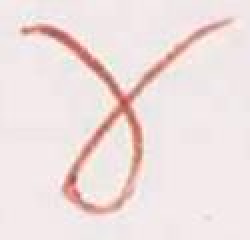
#> input picture exercise5/introml_ex5/images/train/CLASS_0/kaktovik-002_rot_2.jpg, 125 x 120 px, found by its file name (shown 2 times larger); its folder holds only this picture in this run
$ python main.py
#> lines starting #> are read from the running program, lines starting #| are printed output that depends on the picture
import os
import numpy as np
from sklearn.linear_model import LogisticRegression
from skimage.io import imread
from skimage.transform import resize

from knn import KNNClassifier
from visualization import plot_confusion_matrix, plot_accuracy_comparison
from evaluation import confusion_matrix


# Paths
TRAIN_DIR = r'images\train'
TEST_DIR = r'images\test'
IMG_SIZE = (64, 64)

def load_images_labels(folder):
    """
    Loads images and their labels from a directory structure.

    Args:
        folder (str): Path to the main folder containing subfolders for each class.

    Returns:
        images (np.ndarray): Array of flattened image data.
        labels (np.ndarray): Array of labels corresponding to each image.
    """
#> called with folder = 'images\\train'
    images = []
    labels = []
    for label in os.listdir(folder):
        class_dir = os.path.join(folder, label)
        if not os.path.isdir(class_dir):
            continue  # Skip files, only process directories
        for fname in os.listdir(class_dir):
            fpath = os.path.join(class_dir, fname)
            img = imread(fpath, as_gray=True)  # Read image in grayscale
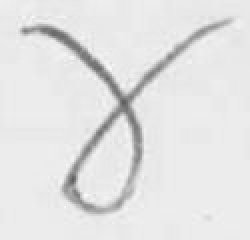
#> img: shape (120, 125) float64 (shown 2 times larger); min 0.371, max 0.985, mean 0.892
            img = resize(img, IMG_SIZE, anti_aliasing=True)  # Resize image
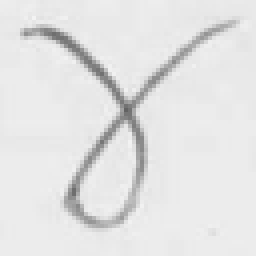
#> img: shape (64, 64) float64 (shown 4 times larger); min 0.387, max 0.956, mean 0.892
            images.append(img.flatten())  # Flatten image to 1D array
            labels.append(label)  # Use numeric part as label
#> pass 2 of the loop in load_images_labels, `for label in os.listdir(folder):`:
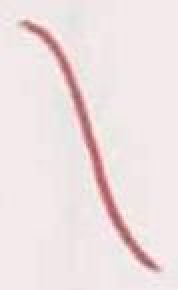
#> input picture exercise5/introml_ex5/images/train/CLASS_1/kaktovik-008_rot_2.jpg, 89 x 145 px, found by its file name (shown 2 times larger)
#> in load_images_labels, `img = imread(fpath, as_gray=True)`:
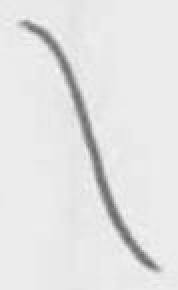
#> img: shape (145, 89) float64 (shown 2 times larger); min 0.393, max 0.969, mean 0.896
#> in load_images_labels, `img = resize(img, IMG_SIZE, anti_aliasing=True)`:
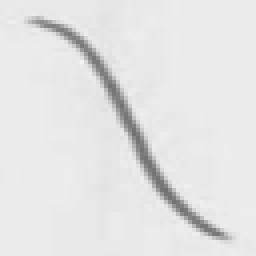
#> img: shape (64, 64) float64 (shown 4 times larger); min 0.442, max 0.955, mean 0.896
#> pass 3 of the loop in load_images_labels, `for label in os.listdir(folder):`:
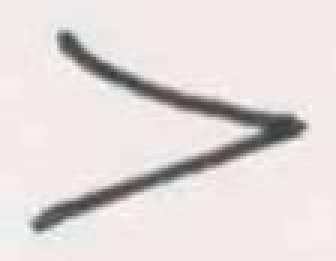
#> input picture exercise5/introml_ex5/images/train/CLASS_10/kaktovik-026_rot_1.jpg, 112 x 87 px, found by its file name (shown 3 times larger)
#> in load_images_labels, `img = resize(img, IMG_SIZE, anti_aliasing=True)`:
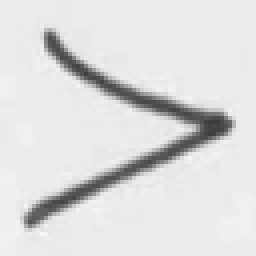
#> img: shape (64, 64) float64 (shown 4 times larger); min 0.237, max 0.968, mean 0.867
    return np.array(images), np.array(labels)

def analyze_results(y_test_enc, y_pred_knn, y_pred_lr, classes):
    # Confusion matrices
    cm_knn = confusion_matrix(y_test_enc, y_pred_knn)
    cm_lr = confusion_matrix(y_test_enc, y_pred_lr)
    plot_confusion_matrix(cm_knn, classes)
    plot_confusion_matrix(cm_lr, classes)

    # Accuracy comparison
    acc_dict = {'KNN': np.mean(y_test_enc == y_pred_knn), 'LogReg': np.mean(y_test_enc == y_pred_lr)}
    plot_accuracy_comparison(acc_dict)

def main(k_test_samples=10):
    # Load data
    print("Loading training data...")
    X_train, y_train = load_images_labels(TRAIN_DIR)
    print("Loading test data...")
    X_test, y_test = load_images_labels(TEST_DIR)

    # Use only a random subset of k images for testing
    if len(X_test) > k_test_samples:
        rng = np.random.default_rng()
        indices = rng.choice(len(X_test), size=k_test_samples, replace=False)
        X_test = X_test[indices]
        y_test = y_test[indices]

    # Encode labels using numpy only
    classes = np.unique(np.concatenate([y_train, y_test]))
    class_to_int = {cls: idx for idx, cls in enumerate(classes)}
    y_train_enc = np.array([class_to_int[label] for label in y_train])
    y_test_enc = np.array([class_to_int[label] for label in y_test])

    # KNN
    print("Training KNN...")
    # Distance metric: 'euclidean' or 'cosine'
    knn = KNNClassifier(n_neighbors=3, metric="euclidean",plot_neighbors=True, image_shape=IMG_SIZE)
    knn.fit(X_train, y_train_enc)
    y_pred_knn = knn.predict(X_test)
    # Compute accuracy
    acc_knn = np.mean(y_test_enc == y_pred_knn)
    print(f"KNN Accuracy: {acc_knn:.4f}")

    # Logistic Regression
    print("Training Logistic Regression...")
    clf = LogisticRegression(max_iter=10000)
    clf.fit(X_train, y_train_enc)
    y_pred_lr = clf.predict(X_test)
    acc_lr = np.mean(y_test_enc == y_pred_lr)
    print(f"Logistic Regression Accuracy: {acc_lr:.4f}")

    # Analyze results
    analyze_results(y_test_enc, y_pred_knn, y_pred_lr, class_to_int.values())

if __name__ == "__main__":
    k_test_samples = 10 # Set your desired number of test samples here
#> (the run stopped early here; a loop or call above may not have finished)
